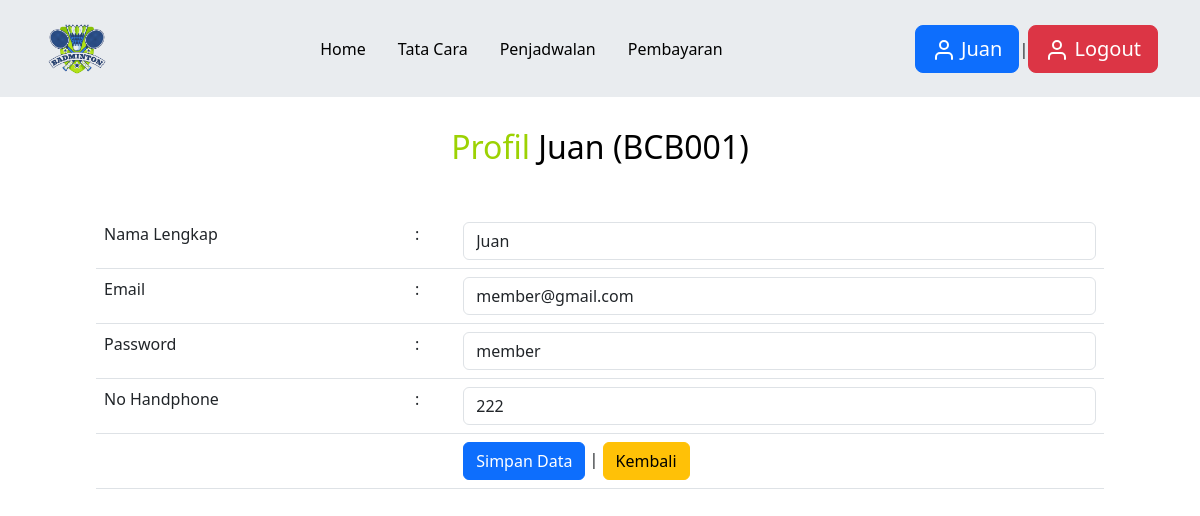
The app's page /member/index.php?pg=profil (signed in), older data.
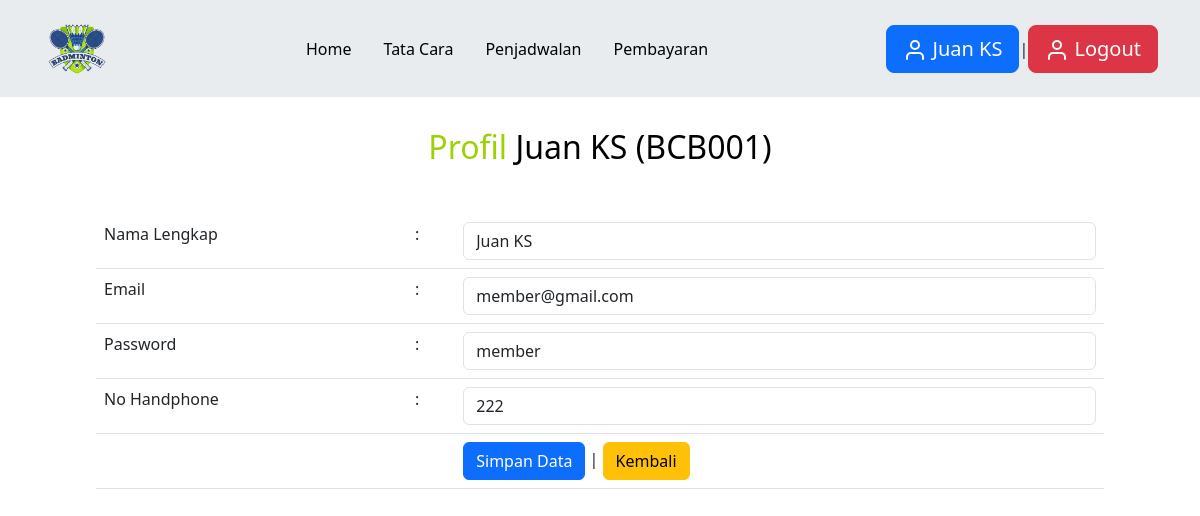
The same page, newer data.
### tables this page shows
CREATE TABLE `member` (
  `id_member` int(10) NOT NULL,
  `nm_lengkap` varchar(50) NOT NULL,
  `email` varchar(50) NOT NULL,
  `password` varchar(50) NOT NULL,
  `no_hp` varchar(50) NOT NULL,
  `kode_member` varchar(50) NOT NULL,
  `akses` varchar(10) NOT NULL
);

### member/content/profil.php (the view, shortened to what this page needs)
<section class="pembayaran" id="bayar">
    <h2 data-aos="fade-down" data-aos-duration="1000">
      <span>Profil</span> <?php echo $data['nm_lengkap'];?> (<?php echo $data['kode_member'];?>)
    </h2>
    <div class="container">
    <form method="post">
        <table class="table">
            <tr>
                <td>Nama Lengkap</td>
                <td>: </td>
                <td><input type="text" value="<?php echo $data['nm_lengkap'];?>" name="nm_lengkap" class="form-control"></td>
            </tr>
            <tr>
                <td>Email</td>
                <td>: </td>
                <td><input type="text" value="<?php echo $data['email'];?>" name="email" class="form-control"></td>
            </tr>
            <tr>
                <td>Password</td>
                <td>: </td>
                <td><input type="text" value="<?php echo $data['password'];?>" name="password" class="form-control"></td>
            </tr>
            <tr>
                <td>No Handphone</td>
                <td>: </td>
                <td><input type="text" value="<?php echo $data['no_hp'];?>" name="no_hp" class="form-control"></td>
            </tr>
            <tr>
                <tr><td><td></td></td><td>
                    <button type="submit" name="edit" class="btn btn-primary">Simpan Data</button> | <a href="?pg=home" class="btn btn-warning">Kembali</a></td></tr>
            </tr>
        </table>
    </form>
    </div>
  </section>

### member/index.php (shortened to what this page needs)
<?php
include '../inc/koneksi.php';
$id_member = $_SESSION['id_member'];
$query = mysqli_query($koneksi,"SELECT * FROM member WHERE id_member = '$id_member' ");
$data = mysqli_fetch_array($query);
?>
<!doctype html>
<html lang="en">
<head>
  <link rel="stylesheet" href="../style.css">
  <link href="https://cdn.jsdelivr.net/npm/bootstrap@5.3.0-alpha3/dist/css/bootstrap.min.css" rel="stylesheet">
</head>
<body>
  <div class="container">
    <nav class="navbar fixed-top bg-body-secondary navbar-expand-lg">
      <div class="container">
        <a class="navbar-brand" href="index.php">
          <img src="../img/badminton.png" alt="Logo" width="70" height="70" class="d-inline-block align-text-top">
        </a>
        <div class="collapse navbar-collapse" id="navbarSupportedContent">
          <ul class="navbar-nav mx-auto mb-2 mb-lg-0">
            <li class="nav-item ">
              <a class="nav-link active" aria-current="page" href="?pg=home">Home</a>
            </li>
            <li class="nav-item">
              <a class="nav-link active" aria-current="page" href="?pg=tata_cara" >Tata Cara</a>
            </li>
            <li class="nav-item">
              <a class="nav-link active" aria-current="page" href="?pg=lapangan">Penjadwalan</a>
            </li>
            <li class="nav-item">
              <a class="nav-link active" aria-current="page" href="?pg=pembayaran">Pembayaran</a>
            </li>
          </ul>
          <a href="?pg=profil" class="btn btn-primary btn-lg"><i data-feather="user"></i> <?php echo $data['nm_lengkap'];?></a>   |
          <a href="../inc/logout.php" onclick="return confirm('Apakah Anda Akan Logout?')" class="btn btn-danger btn-lg"><i data-feather="user"></i> Logout</a>
        </div>
      </div>
    </nav>
  </div>
  <?php
  switch (@$_GET['pg']) {
      case 'profil':
        include'content/profil.php';
        break;
  }
  ?>
</body>
</html>

Row changes from the older to the newer data that the page shows:
changed member "BCB001": nm_lengkap "Juan" → "Juan KS"
